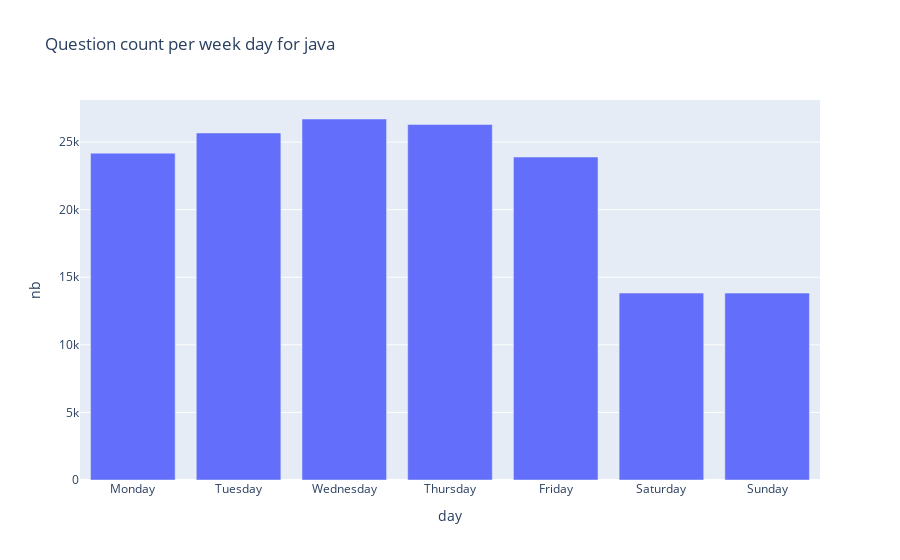

Notebook source saved alongside this figure:
### Code cell
plot("java")

### Figure 1 — Plotly figure (JSON) as saved in the notebook; plotly's stock layout.template omitted (floating-point values rounded to 4 significant figures)
{"data": [{"alignmentgroup": "True", "hovertemplate": "day=%{x}<br>nb=%{y}<extra></extra>", "legendgroup": "", "marker": {"color": "#636efa", "pattern": {"shape": ""}}, "name": "", "offsetgroup": "", "orientation": "v", "showlegend": false, "textposition": "auto", "type": "bar", "x": ["Monday", "Tuesday", "Wednesday", "Thursday", "Friday", "Saturday", "Sunday"], "xaxis": "x", "y": [24179, 25674, 26709, 26301, 23895, 13830, 13827], "yaxis": "y"}], "layout": {"barmode": "relative", "legend": {"tracegroupgap": 0}, "title": {"text": "Question count per week day for java"}, "xaxis": {"anchor": "y", "domain": [0, 1], "title": {"text": "day"}}, "yaxis": {"anchor": "x", "domain": [0, 1], "title": {"text": "nb"}}}}
